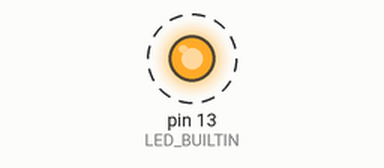
Recording of a sketch running on a simulated Arduino Uno, built with avr-gcc and run on an emulated ATmega328P. Shown: output pins drawn as LEDs (lit = HIGH). Dashed ring = blinking.

Above: at 0.5 s.
Timing chart, 0 to 4.6 s (numbered marks = the images above):
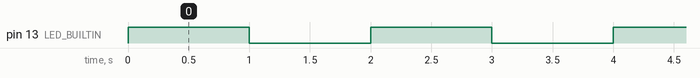

Measured:
- by itself, pin 13 (LED_BUILTIN): alternates HIGH for 1.0 s and LOW for 1.0 s

The sketch:

2_timer_intr.ino
```cpp
/*
  Timer interrupt:

	ATmega328P 時脈是 16 MHz
	若使用 1024 預除數：
	OCR1A = (16,000,000 Hz) / (1024 * 1 Hz) - 1
	  = 15625 - 1
	  = 15624

	表示每 1 秒會觸發一次中斷
*/

#define LED_BUILTIN 13

volatile bool ledState = false;

// the setup function runs once when you press reset or power the board
void setup() {
  // initialize digital pin LED_BUILTIN as an output.
  pinMode(LED_BUILTIN, OUTPUT);

  // 停用全域中斷
  cli();

  // 設定 Timer1
  TCCR1A = 0;                // 普通操作模式
  TCCR1B = 0;
  TCNT1  = 0;                // 初始值

  // 設定比較比對暫存器 (1 秒 = 1Hz，中斷頻率)
  OCR1A = 15624;             // 計算方式見下方註解

  // 啟用 CTC 模式
  TCCR1B |= (1 << WGM12);

  // 設定預除數為 1024
  TCCR1B |= (1 << CS12) | (1 << CS10);

  // 啟用比較中斷
  TIMSK1 |= (1 << OCIE1A);

  // 啟用全域中斷
  sei();
}

// the loop function runs over and over again forever
void loop() {
  digitalWrite(LED_BUILTIN, ledState);
}

// Timer1 中斷函式（每秒觸發一次）
ISR(TIMER1_COMPA_vect) {
  ledState = !ledState; // 切換 LED 狀態
}
```
